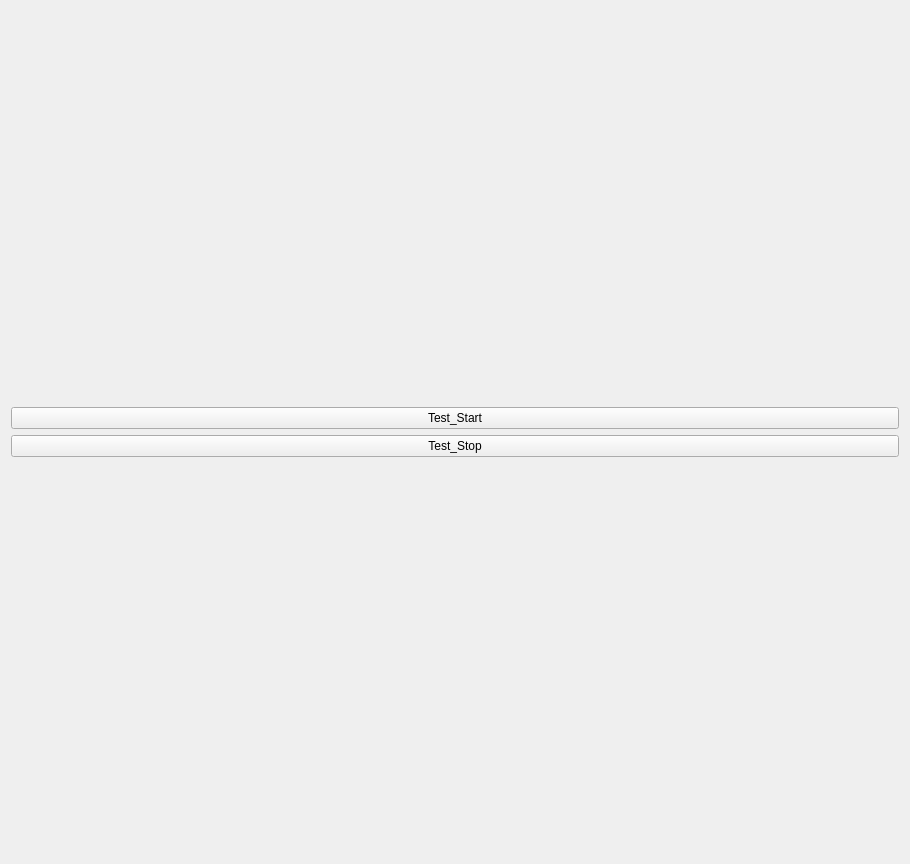
<?xml version="1.0" encoding="UTF-8"?>
<ui version="4.0">
 <class>Form</class>
 <widget class="QWidget" name="Form">
  <property name="geometry">
   <rect>
    <x>0</x>
    <y>0</y>
    <width>910</width>
    <height>864</height>
   </rect>
  </property>
  <property name="windowTitle">
   <string>Form</string>
  </property>
  <layout class="QGridLayout" name="gridLayout">
   <item row="1" column="0">
    <widget class="QPushButton" name="btn_Test_Start">
     <property name="text">
      <string>Test_Start</string>
     </property>
    </widget>
   </item>
   <item row="3" column="0">
    <widget class="QLabel" name="label_2">
     <property name="text">
      <string/>
     </property>
    </widget>
   </item>
   <item row="0" column="0">
    <widget class="SmartDotGraph" name="SmartDotGraphContainer" native="true"/>
   </item>
   <item row="2" column="0">
    <widget class="QPushButton" name="btn_TestStop">
     <property name="text">
      <string>Test_Stop</string>
     </property>
    </widget>
   </item>
  </layout>
 </widget>
 <customwidgets>
  <customwidget>
   <class>SmartDotGraph</class>
   <extends>QWidget</extends>
   <header>SmartDotGraph</header>
   <container>1</container>
  </customwidget>
 </customwidgets>
 <resources/>
 <connections/>
</ui>
